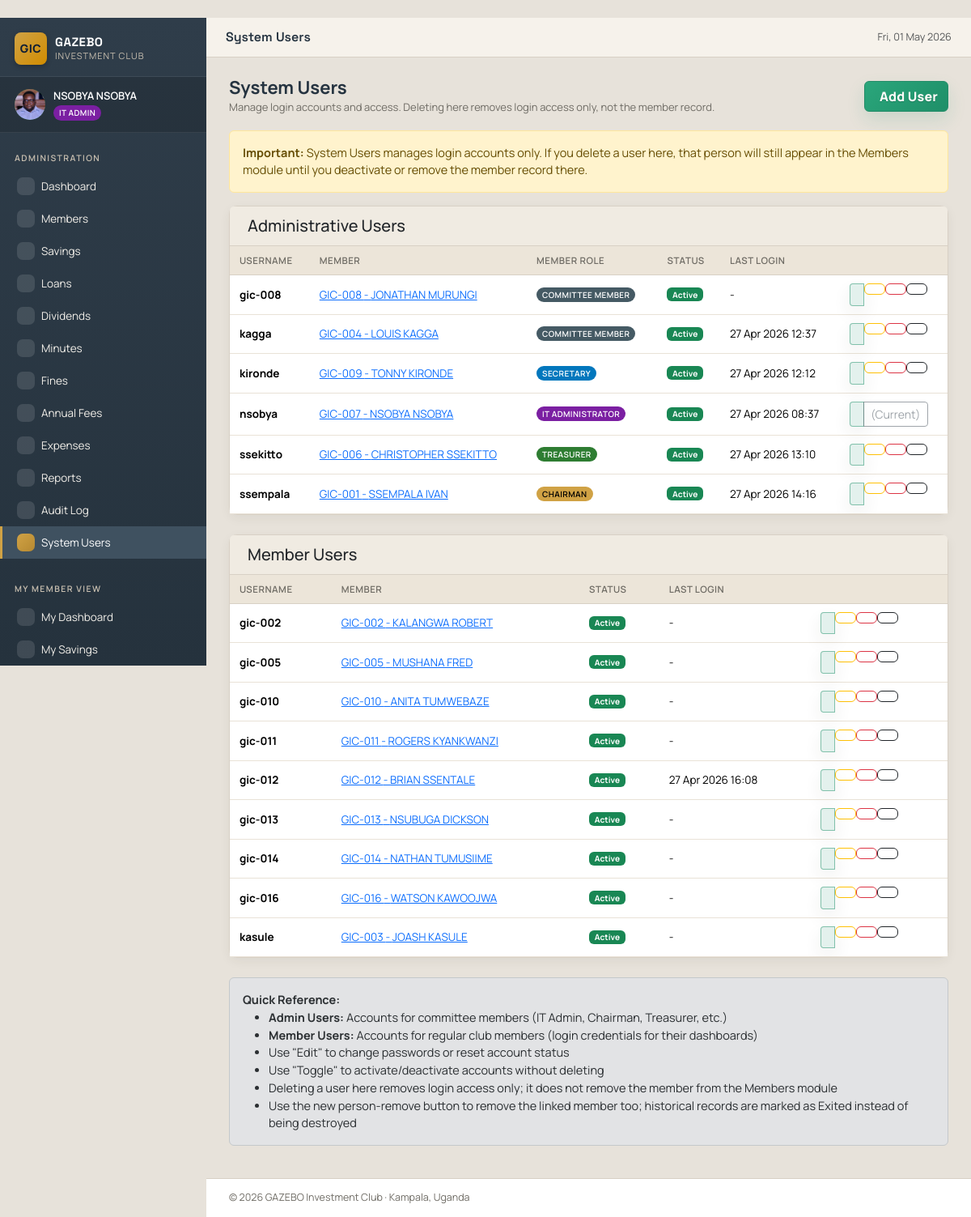
Page /admin/users (signed in) on the earlier database version.
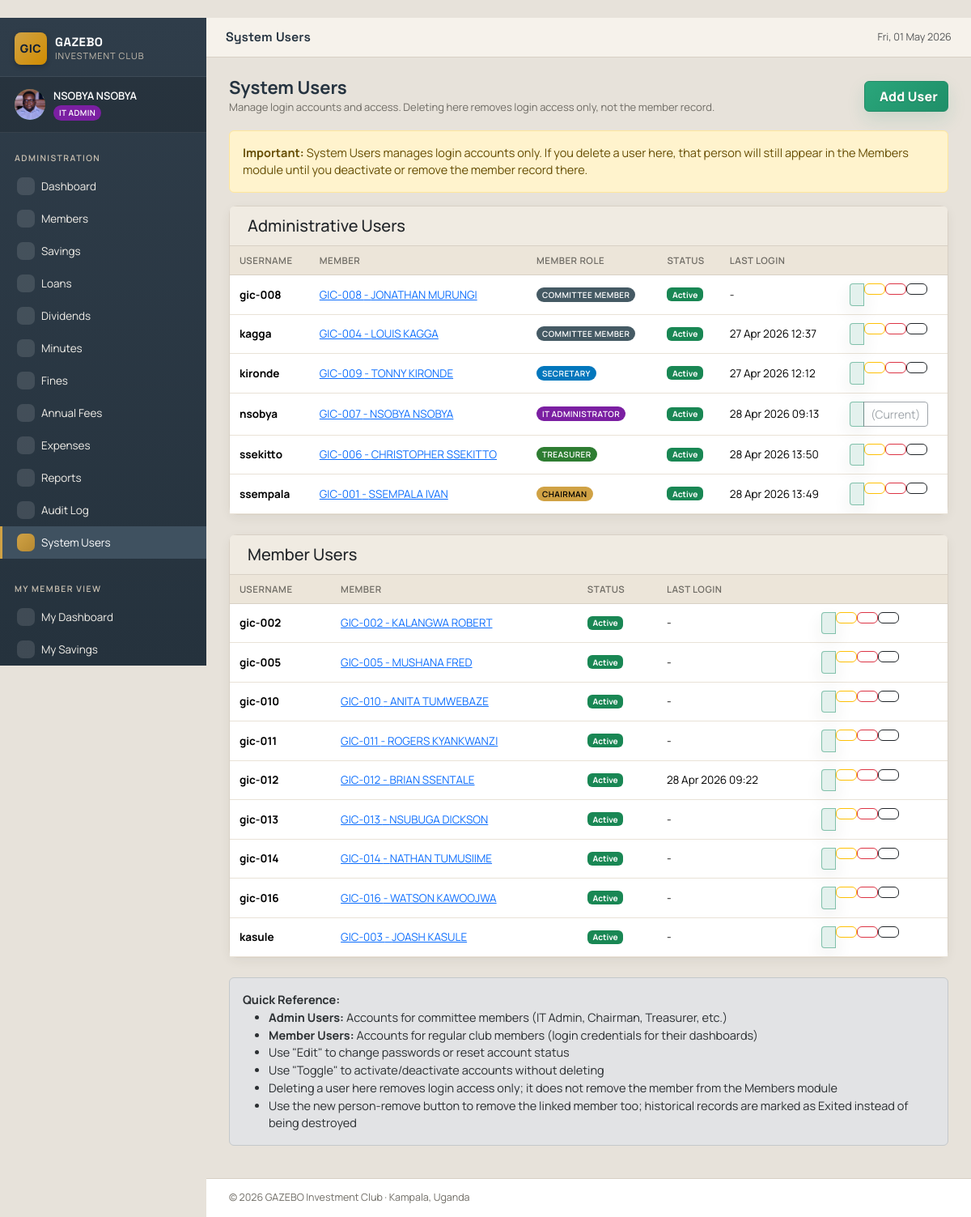
Same page on the later database version.
### tables this page shows
CREATE TABLE users (
    id              INTEGER PRIMARY KEY AUTOINCREMENT,
    username        TEXT UNIQUE NOT NULL,
    password_hash   TEXT NOT NULL,
    member_id       INTEGER UNIQUE,
    is_active       INTEGER DEFAULT 1,
    must_change_pw  INTEGER DEFAULT 1,
    last_login      TIMESTAMP,
    created_at      TIMESTAMP DEFAULT CURRENT_TIMESTAMP,
    FOREIGN KEY (member_id) REFERENCES members(id) ON DELETE CASCADE
);

CREATE TABLE members (
    id              INTEGER PRIMARY KEY AUTOINCREMENT,
    member_no       TEXT UNIQUE NOT NULL,         -- e.g. GIC-001
    full_name       TEXT NOT NULL,
    phone           TEXT,
    email           TEXT,
    national_id     TEXT,
    district        TEXT DEFAULT 'Kampala',
    address         TEXT,
    next_of_kin     TEXT,
    nok_phone       TEXT,
    role            TEXT NOT NULL DEFAULT 'MEMBER',
    join_date       DATE NOT NULL,
    status          TEXT DEFAULT 'Active',        -- Active / Inactive / Suspended
    photo_url       TEXT,
    notes           TEXT,
    created_at      TIMESTAMP DEFAULT CURRENT_TIMESTAMP,
    updated_at      TIMESTAMP DEFAULT CURRENT_TIMESTAMP
, surname TEXT, first_name TEXT, other_names TEXT, gender TEXT, date_of_birth DATE, nationality TEXT DEFAULT 'Ugandan', marital_status TEXT, tin TEXT, nid_copy_url TEXT, alt_phone TEXT, whatsapp_no TEXT, village_street TEXT, employment_status TEXT, occupation TEXT, employer_business TEXT, monthly_income REAL, monthly_contribution REAL DEFAULT 100000, preferred_pay_date INTEGER, mobile_money_no TEXT, bank_account_no TEXT, share_account_no TEXT, nok_relationship TEXT, nok_address TEXT);

### admin_routes.py (the view)
@bp.route('/users')
@admin_required
def users_list():
    db = get_db()
    admin_users = db.execute(
        """SELECT u.*, m.member_no, m.full_name AS member_name, m.role AS member_role
             FROM users u
             LEFT JOIN members m ON m.id = u.member_id
            WHERE m.role IN ('IT_ADMIN', 'CHAIRMAN', 'SECRETARY', 'TREASURER', 'COMMITTEE')
            ORDER BY u.username"""
    ).fetchall()
    member_users = db.execute(
        """SELECT u.*, m.member_no, m.full_name AS member_name, m.role AS member_role
             FROM users u
             LEFT JOIN members m ON m.id = u.member_id
            WHERE m.role IS NULL OR m.role = 'MEMBER'
            ORDER BY u.username"""
    ).fetchall()
    all_members = db.execute(
        "SELECT * FROM members WHERE status='Active' ORDER BY member_no"
    ).fetchall()
    linked_member_ids = {u['member_id'] for u in admin_users + member_users if u['member_id']}
    unlinked_members = [m for m in all_members if m['id'] not in linked_member_ids]
    return render_template(
        'admin/users.html',
        admin_users=admin_users,
        member_users=member_users,
        unlinked_members=unlinked_members,
        all_members=all_members,
        roles=Config.ROLES,
    )

### database.py (called while the page is built)
def get_db():
    if 'db' not in g:
        g.db = sqlite3.connect(
            current_app.config['DATABASE_PATH'],
            detect_types=sqlite3.PARSE_DECLTYPES,
        )
        g.db.row_factory = sqlite3.Row
        g.db.execute("PRAGMA foreign_keys = ON;")
    return g.db

### utils.py (called while the page is built)
def admin_required(f):
    @wraps(f)
    def decorated(*args, **kwargs):
        if 'user_id' not in session:
            flash('Please log in to continue.', 'warning')
            return redirect(url_for('auth.login', next=request.path))
        role = session.get('role', 'MEMBER')
        if session.get('login_type') == 'member':
            flash('Member portal does not have admin access.', 'warning')
            return redirect(url_for('member.dashboard'))
        if not Config.ROLES.get(role, {}).get('admin'):
            flash('Administrative privileges required.', 'danger')
            return redirect(url_for('member.dashboard'))
        return f(*args, **kwargs)
    return decorated

### templates/admin/users.html (shortened to what the changed rows need)
﻿{% extends "base.html" %}
{% block content %}
<div class="page-header">
  <div><h1>System Users</h1><div class="subtitle">Manage login accounts and access. Deleting here removes login access only, not the member record.</div></div>
</div>
{% if admin_users %}
<div class="card mb-4">
  <div class="card-body p-0 table-responsive">
    <table class="table mb-0">
      <thead>
        <tr>
          <th>Username</th><th>Member</th><th>Member Role</th><th>Status</th><th>Last Login</th><th></th>
        </tr>
      </thead>
      <tbody>
        {% for user in admin_users %}
        <tr>
          <td><strong>{{ user.username }}</strong></td>
          <td>
            {% if user.member_id %}
              <a href="{{ url_for('admin.member_detail', member_id=user.member_id) }}">{{ user.member_no }} - {{ user.member_name }}</a>
            {% else %}
              <em class="text-muted">Not linked</em>
            {% endif %}
          </td>
          <td>
            {% if user.member_role %}
              <span class="role-badge role-{{ user.member_role|lower }}">{{ ROLES[user.member_role].name }}</span>
            {% else %}
              <em class="text-muted">-</em>
            {% endif %}
          </td>
          <td>
            {% if user.is_active %}
              <span class="badge bg-success">Active</span>
            {% else %}
              <span class="badge bg-secondary">Inactive</span>
            {% endif %}
          </td>
          <td>{{ user.last_login|datetimefmt if user.last_login else '-' }}</td>
          <td>
            <div class="btn-group btn-group-sm">
              <a href="{{ url_for('admin.users_edit', user_id=user.id) }}" class="btn btn-outline-primary" title="Edit">
              </a>
              {% if user.id != session.user_id %}
                <form method="post" action="{{ url_for('admin.users_toggle_active', user_id=user.id) }}" class="d-inline"
                      onsubmit="return confirm('Toggle status for {{ user.username }}?');">
                  <button type="submit" class="btn btn-outline-warning" title="Toggle Active">
                  </button>
                </form>
                <form method="post" action="{{ url_for('admin.users_delete', user_id=user.id) }}" class="d-inline"
                      onsubmit="return confirm('Delete login {{ user.username }}? This removes system access only and does not delete the member record.');">
                  <button type="submit" class="btn btn-outline-danger" title="Delete Login">
                  </button>
                </form>
                {% if user.member_id %}
                <form method="post" action="{{ url_for('admin.users_delete_member', user_id=user.id) }}" class="d-inline"
                      onsubmit="return confirm('Remove linked member {{ user.member_no }} as well? Members with history will be marked as Exited and hidden from the default members list; clean records will be fully deleted.');">
                  <button type="submit" class="btn btn-outline-dark" title="Delete Member Too">
                  </button>
                </form>
                {% endif %}
              {% else %}
                <span class="btn btn-outline-secondary disabled" title="Cannot manage own account">(Current)</span>
              {% endif %}
            </div>
          </td>
        </tr>
        {% endfor %}
      </tbody>
    </table>
  </div>
</div>
{% endif %}
{% if member_users %}
<div class="card mb-4">
  <div class="card-body p-0 table-responsive">
    <table class="table mb-0">
      <thead>
        <tr>
          <th>Username</th><th>Member</th><th>Status</th><th>Last Login</th><th></th>
        </tr>
      </thead>
      <tbody>
        {% for user in member_users %}
        <tr>
          <td><strong>{{ user.username }}</strong></td>
          <td>
            {% if user.member_id %}
              <a href="{{ url_for('admin.member_detail', member_id=user.member_id) }}">{{ user.member_no }} - {{ user.member_name }}</a>
            {% else %}
              <em class="text-muted">Not linked</em>
            {% endif %}
          </td>
          <td>
            {% if user.is_active %}
              <span class="badge bg-success">Active</span>
            {% else %}
              <span class="badge bg-secondary">Inactive</span>
            {% endif %}
          </td>
          <td>{{ user.last_login|datetimefmt if user.last_login else '-' }}</td>
          <td>
            <div class="btn-group btn-group-sm">
              <a href="{{ url_for('admin.users_edit', user_id=user.id) }}" class="btn btn-outline-primary" title="Edit">
              </a>
              {% if user.id != session.user_id %}
                <form method="post" action="{{ url_for('admin.users_toggle_active', user_id=user.id) }}" class="d-inline"
                      onsubmit="return confirm('Toggle status for {{ user.username }}?');">
                  <button type="submit" class="btn btn-outline-warning" title="Toggle Active">
                  </button>
                </form>
                <form method="post" action="{{ url_for('admin.users_delete', user_id=user.id) }}" class="d-inline"
                      onsubmit="return confirm('Delete login {{ user.username }}? This removes system access only and does not delete the member record.');">
                  <button type="submit" class="btn btn-outline-danger" title="Delete Login">
                  </button>
                </form>
                {% if user.member_id %}
                <form method="post" action="{{ url_for('admin.users_delete_member', user_id=user.id) }}" class="d-inline"
                      onsubmit="return confirm('Remove linked member {{ user.member_no }} as well? Members with history will be marked as Exited and hidden from the default members list; clean records will be fully deleted.');">
                  <button type="submit" class="btn btn-outline-dark" title="Delete Member Too">
                  </button>
                </form>
                {% endif %}
              {% else %}
                <span class="btn btn-outline-secondary disabled" title="Cannot manage own account">(Current)</span>
              {% endif %}
            </div>
          </td>
        </tr>
        {% endfor %}
      </tbody>
    </table>
  </div>
</div>
{% endif %}
{% endblock %}

Differences in the rows shown:
changed users "nsobya": last_login "27 Apr 2026 08:37" → "28 Apr 2026 09:13"
changed users "ssekitto": last_login "27 Apr 2026 13:10" → "28 Apr 2026 13:50"
changed users "ssempala": last_login "27 Apr 2026 14:16" → "28 Apr 2026 13:49"
changed users "gic-012": last_login "27 Apr 2026 16:08" → "28 Apr 2026 09:22"
